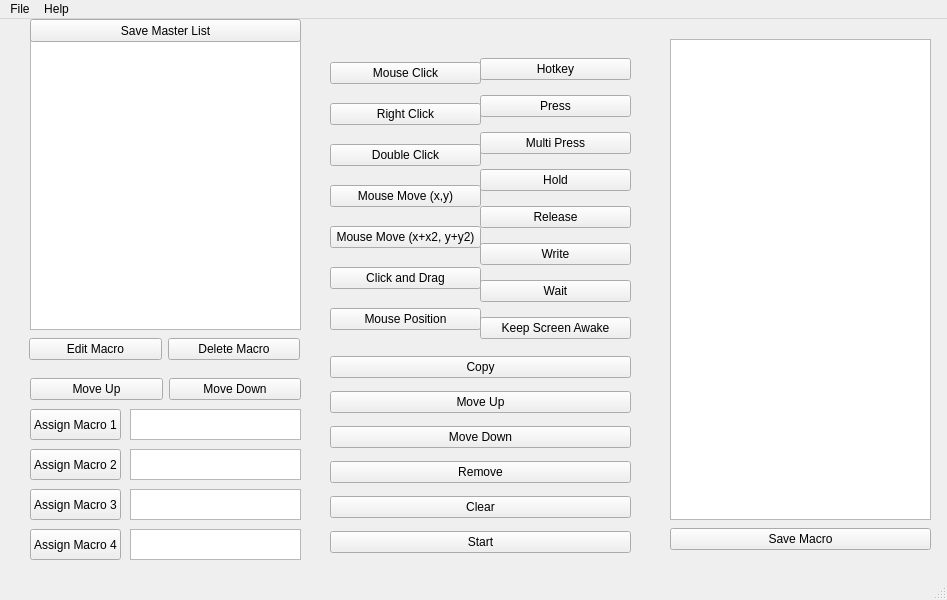
<?xml version="1.0" encoding="UTF-8"?>
<ui version="4.0">
 <class>MainWindow</class>
 <widget class="QMainWindow" name="MainWindow">
  <property name="geometry">
   <rect>
    <x>0</x>
    <y>0</y>
    <width>947</width>
    <height>600</height>
   </rect>
  </property>
  <property name="windowTitle">
   <string>Vic's Macros</string>
  </property>
  <property name="styleSheet">
   <string notr="true"/>
  </property>
  <property name="toolButtonStyle">
   <enum>Qt::ToolButtonIconOnly</enum>
  </property>
  <widget class="QWidget" name="centralwidget">
   <widget class="QListWidget" name="EditlistWidget">
    <property name="geometry">
     <rect>
      <x>670</x>
      <y>20</y>
      <width>261</width>
      <height>481</height>
     </rect>
    </property>
   </widget>
   <widget class="QWidget" name="layoutWidget">
    <property name="geometry">
     <rect>
      <x>480</x>
      <y>30</y>
      <width>151</width>
      <height>301</height>
     </rect>
    </property>
    <layout class="QVBoxLayout" name="verticalLayout">
     <item>
      <widget class="QPushButton" name="bHotKey">
       <property name="styleSheet">
        <string notr="true"/>
       </property>
       <property name="text">
        <string>Hotkey</string>
       </property>
      </widget>
     </item>
     <item>
      <widget class="QPushButton" name="bPress">
       <property name="text">
        <string>Press</string>
       </property>
      </widget>
     </item>
     <item>
      <widget class="QPushButton" name="bMultiPress">
       <property name="text">
        <string>Multi Press</string>
       </property>
      </widget>
     </item>
     <item>
      <widget class="QPushButton" name="bHold">
       <property name="text">
        <string>Hold</string>
       </property>
      </widget>
     </item>
     <item>
      <widget class="QPushButton" name="bRelease">
       <property name="text">
        <string>Release</string>
       </property>
      </widget>
     </item>
     <item>
      <widget class="QPushButton" name="bWrite">
       <property name="text">
        <string>Write</string>
       </property>
      </widget>
     </item>
     <item>
      <widget class="QPushButton" name="bWait">
       <property name="text">
        <string>Wait</string>
       </property>
      </widget>
     </item>
     <item>
      <widget class="QPushButton" name="bKeepScreenAwake">
       <property name="text">
        <string>Keep Screen Awake</string>
       </property>
      </widget>
     </item>
    </layout>
   </widget>
   <widget class="QWidget" name="layoutWidget_2">
    <property name="geometry">
     <rect>
      <x>330</x>
      <y>30</y>
      <width>151</width>
      <height>301</height>
     </rect>
    </property>
    <layout class="QVBoxLayout" name="verticalLayout_2">
     <item>
      <widget class="QPushButton" name="bClick">
       <property name="text">
        <string>Mouse Click</string>
       </property>
      </widget>
     </item>
     <item>
      <widget class="QPushButton" name="bRightClick">
       <property name="text">
        <string>Right Click</string>
       </property>
      </widget>
     </item>
     <item>
      <widget class="QPushButton" name="bDoubleClick">
       <property name="text">
        <string>Double Click</string>
       </property>
      </widget>
     </item>
     <item>
      <widget class="QPushButton" name="bMouseMove">
       <property name="text">
        <string>Mouse Move (x,y)</string>
       </property>
      </widget>
     </item>
     <item>
      <widget class="QPushButton" name="bMoveRelative">
       <property name="text">
        <string>Mouse Move (x+x2, y+y2)</string>
       </property>
      </widget>
     </item>
     <item>
      <widget class="QPushButton" name="bClickandDrag">
       <property name="text">
        <string>Click and Drag</string>
       </property>
      </widget>
     </item>
     <item>
      <widget class="QPushButton" name="bMousePosition">
       <property name="text">
        <string>Mouse Position</string>
       </property>
      </widget>
     </item>
    </layout>
   </widget>
   <widget class="QWidget" name="layoutWidget">
    <property name="geometry">
     <rect>
      <x>330</x>
      <y>330</y>
      <width>301</width>
      <height>211</height>
     </rect>
    </property>
    <layout class="QVBoxLayout" name="verticalLayout_3">
     <item>
      <widget class="QPushButton" name="bCopy">
       <property name="text">
        <string>Copy</string>
       </property>
      </widget>
     </item>
     <item>
      <widget class="QPushButton" name="bMoveUp">
       <property name="text">
        <string>Move Up</string>
       </property>
      </widget>
     </item>
     <item>
      <widget class="QPushButton" name="bMoveDown">
       <property name="text">
        <string>Move Down</string>
       </property>
      </widget>
     </item>
     <item>
      <widget class="QPushButton" name="bRemove">
       <property name="text">
        <string>Remove</string>
       </property>
      </widget>
     </item>
     <item>
      <widget class="QPushButton" name="bClear">
       <property name="text">
        <string>Clear</string>
       </property>
      </widget>
     </item>
     <item>
      <widget class="QPushButton" name="bTrigger">
       <property name="text">
        <string>Start</string>
       </property>
      </widget>
     </item>
    </layout>
   </widget>
   <widget class="QWidget" name="horizontalLayoutWidget">
    <property name="geometry">
     <rect>
      <x>670</x>
      <y>500</y>
      <width>261</width>
      <height>41</height>
     </rect>
    </property>
    <layout class="QHBoxLayout" name="horizontalLayout">
     <item>
      <widget class="QPushButton" name="bSaveToMasterList">
       <property name="text">
        <string>Save Macro</string>
       </property>
      </widget>
     </item>
    </layout>
   </widget>
   <widget class="QListWidget" name="MasterlistWidget">
    <property name="geometry">
     <rect>
      <x>30</x>
      <y>20</y>
      <width>271</width>
      <height>291</height>
     </rect>
    </property>
   </widget>
   <widget class="QListWidget" name="Assigned4">
    <property name="geometry">
     <rect>
      <x>130</x>
      <y>510</y>
      <width>171</width>
      <height>31</height>
     </rect>
    </property>
   </widget>
   <widget class="QPushButton" name="bAssign4">
    <property name="geometry">
     <rect>
      <x>30</x>
      <y>510</y>
      <width>91</width>
      <height>31</height>
     </rect>
    </property>
    <property name="text">
     <string>Assign Macro 4</string>
    </property>
   </widget>
   <widget class="QPushButton" name="bAssign3">
    <property name="geometry">
     <rect>
      <x>30</x>
      <y>470</y>
      <width>91</width>
      <height>31</height>
     </rect>
    </property>
    <property name="text">
     <string>Assign Macro 3</string>
    </property>
   </widget>
   <widget class="QListWidget" name="Assigned3">
    <property name="geometry">
     <rect>
      <x>130</x>
      <y>470</y>
      <width>171</width>
      <height>31</height>
     </rect>
    </property>
   </widget>
   <widget class="QPushButton" name="bAssign2">
    <property name="geometry">
     <rect>
      <x>30</x>
      <y>430</y>
      <width>91</width>
      <height>31</height>
     </rect>
    </property>
    <property name="text">
     <string>Assign Macro 2</string>
    </property>
   </widget>
   <widget class="QListWidget" name="Assigned2">
    <property name="geometry">
     <rect>
      <x>130</x>
      <y>430</y>
      <width>171</width>
      <height>31</height>
     </rect>
    </property>
   </widget>
   <widget class="QPushButton" name="bAssign1">
    <property name="geometry">
     <rect>
      <x>30</x>
      <y>390</y>
      <width>91</width>
      <height>31</height>
     </rect>
    </property>
    <property name="text">
     <string>Assign Macro 1</string>
    </property>
   </widget>
   <widget class="QListWidget" name="Assigned1">
    <property name="geometry">
     <rect>
      <x>130</x>
      <y>390</y>
      <width>171</width>
      <height>31</height>
     </rect>
    </property>
   </widget>
   <widget class="QWidget" name="horizontalLayoutWidget_2">
    <property name="geometry">
     <rect>
      <x>29</x>
      <y>310</y>
      <width>271</width>
      <height>41</height>
     </rect>
    </property>
    <layout class="QHBoxLayout" name="horizontalLayout_2">
     <item>
      <widget class="QPushButton" name="bEditMacro">
       <property name="text">
        <string>Edit Macro</string>
       </property>
      </widget>
     </item>
     <item>
      <widget class="QPushButton" name="bDeleteMacro">
       <property name="text">
        <string>Delete Macro</string>
       </property>
      </widget>
     </item>
    </layout>
   </widget>
   <widget class="QWidget" name="horizontalLayoutWidget_3">
    <property name="geometry">
     <rect>
      <x>30</x>
      <y>350</y>
      <width>271</width>
      <height>41</height>
     </rect>
    </property>
    <layout class="QHBoxLayout" name="horizontalLayout_3">
     <item>
      <widget class="QPushButton" name="bMasterMoveUp">
       <property name="text">
        <string>Move Up</string>
       </property>
      </widget>
     </item>
     <item>
      <widget class="QPushButton" name="bMasterMoveDown">
       <property name="text">
        <string>Move Down</string>
       </property>
      </widget>
     </item>
    </layout>
   </widget>
   <widget class="QPushButton" name="bSaveMasterList">
    <property name="geometry">
     <rect>
      <x>30</x>
      <y>0</y>
      <width>271</width>
      <height>23</height>
     </rect>
    </property>
    <property name="text">
     <string>Save Master List</string>
    </property>
   </widget>
  </widget>
  <widget class="QMenuBar" name="menubar">
   <property name="geometry">
    <rect>
     <x>0</x>
     <y>0</y>
     <width>947</width>
     <height>21</height>
    </rect>
   </property>
   <widget class="QMenu" name="menuFile">
    <property name="title">
     <string>File</string>
    </property>
    <addaction name="actionOpen"/>
    <addaction name="actionSave"/>
   </widget>
   <widget class="QMenu" name="menuHelp">
    <property name="title">
     <string>Help</string>
    </property>
    <addaction name="actionInstructions"/>
    <addaction name="actionAcceptable_Inputs"/>
   </widget>
   <addaction name="menuFile"/>
   <addaction name="menuHelp"/>
  </widget>
  <widget class="QStatusBar" name="statusbar"/>
  <action name="actionOpen">
   <property name="text">
    <string>Open</string>
   </property>
  </action>
  <action name="actionSave">
   <property name="text">
    <string>Save</string>
   </property>
  </action>
  <action name="actionInstructions">
   <property name="text">
    <string>Instructions</string>
   </property>
  </action>
  <action name="actionAcceptable_Inputs">
   <property name="text">
    <string>Acceptable Inputs</string>
   </property>
  </action>
 </widget>
 <resources/>
 <connections/>
</ui>
